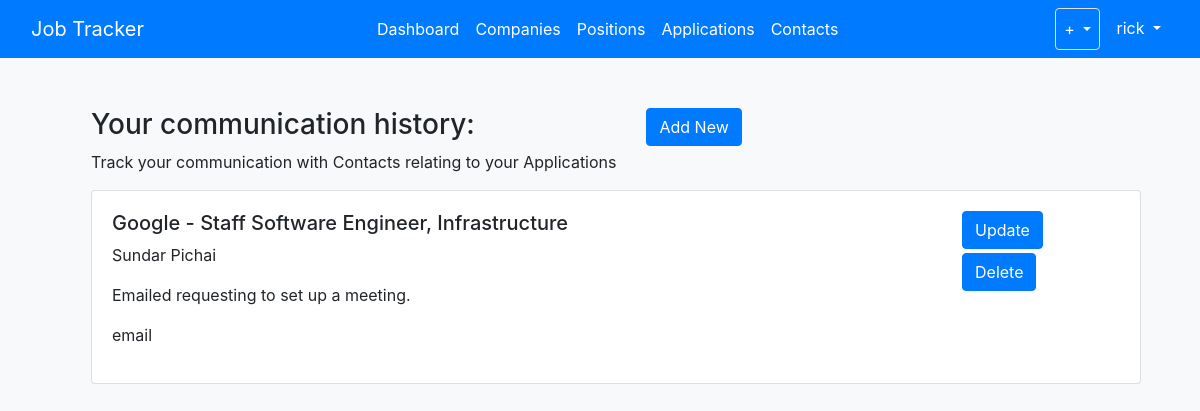
The page /communications/ (signed in) on the database its author committed.
### jobs/models.py (models this page shows, shortened)
class Communication(models.Model):
	user = models.ForeignKey(
		User,
		on_delete=models.CASCADE,
		default=1
		)
	application = models.ForeignKey(
		Application,
		on_delete=models.CASCADE
		)
	contact = models.ForeignKey(
		Contact,
		on_delete=models.CASCADE
		)
	date = models.DateField(null=True, blank=True)
	method = models.CharField(choices=[('phone','Phone'), ('email','Email'), ('meeting','Meeting'),], max_length=100, null=True)
	notes = models.TextField(null=True, blank=True)

class Application(models.Model):
	user = models.ForeignKey(
		User,
		on_delete=models.CASCADE,
		default=1
		)
	position = models.ForeignKey(
		Position,
		on_delete=models.CASCADE
		)
	date_started = models.DateField(null=True, blank=True)
	date_submitted = models.DateField(null=True, blank=True)
	email_used = models.EmailField(null=True, blank=True, max_length=128)
	offer = models.BooleanField()
	accepted = models.BooleanField()
	notes = models.TextField(null=True, blank=True)
	def __str__(self):
		company = self.position.company.name
		job_title = self.position.position_title
		return company + ' - ' + job_title

class Position(models.Model):
	INDUSTRY_SKILL = [
		('Java', 'Java'),
		('C++', 'C++'),
		('Algorithm Design', 'Algorithm Design'),
		('Object Oriented', 'Object Oriented'),
		('Kubernetes', 'Kubernetes')
	]
	user = models.ForeignKey(
		User,
		on_delete=models.CASCADE,
		default=1
		)
	company = models.ForeignKey(
		Company,
		on_delete=models.CASCADE
		)
	position_title = models.CharField(max_length=100)
	position_url = models.URLField(max_length=300, null=True)
	date_opened = models.DateField(null=True)
	date_closed = models.DateField(null=True, blank=True, default='')
	skills = models.CharField(choices=INDUSTRY_SKILL, max_length=100) # Need to look into multiple selection
	job_description = models.TextField(null=True)

class Company(models.Model):
	INDUSTRY_CHOICES = [
		('tech', 'Tech'),
		('ecommerce', 'Ecommerce'),
		('healthcare', 'Healthcare'),
		('pharma', 'Pharmaceutical'),
		('aerospace', 'Aerospace'),
		('fintech', 'FinTech'),
		('nonprofit', 'Nonprofit'),
		('defense', 'Defense'),
		('other', 'Other'),
	]
	user = models.ForeignKey(
		User,
		on_delete=models.CASCADE,
		default=1)
	name = models.CharField(max_length=100)
	careers_url = models.URLField(max_length=300, null=True, blank=True)
	industry = models.CharField(choices=INDUSTRY_CHOICES, max_length=100, null=True, blank=True)

class Contact(models.Model):
	user = models.ForeignKey(
		User,
		on_delete=models.CASCADE,
		default=1
		)
	first_name = models.CharField(max_length=100)
	last_name = models.CharField(max_length=100)
	email = models.EmailField(null=True, blank=True, max_length=128)
	phone_number = models.IntegerField(null=True, blank=True)
	notes = models.TextField(null=True, blank=True)
	def __str__(self):
		return self.first_name + ' ' + self.last_name

### jobs/views.py (the view)
# urls.py: path('communications/', CommunicationListView.as_view(), name='jobs-list-communications'),
class CommunicationListView(LoginRequiredMixin, ListView):
    model = Communication
    template_name = 'jobs/communications.html'
    context_object_name = 'comms'
    fields = ['application', 'contact', 'date', 'method', 'notes']

### jobs/templates/jobs/communications.html (shortened to what this page needs)
{% extends "jobs/base.html" %}
{% block content %}
<div class="container h-100 mt-5">
	<div class="container positions ml-3 mb-5">
		<div class="row mt-3">
			<div class="col-md-auto">
				<h3>Your communication history:</h3>
				<p>Track your communication with Contacts relating to your Applications</p>
			</div>
			<div class="col-md-2">
				<a class="btn btn-primary" href="{% url 'jobs-new-communication' %}" role="button">Add New</a>
			</div>
		</div>
		{% for comm in comms %}
		<div class="card mb-3">
			<div class="card-body">
				<div class="row">
					<div class="col-md-10">
						<h5 class="card-title mb-2">{{ comm.application }}</h5>
						<p>{{ comm.contact }}</p>
						<p>{{ comm.notes }}</p>
						<p>{{ comm.method }}</p>
					</div>
					<div class="col-md-2 align-content-stretch">
						<div class="row mb-1">
							<a class="btn btn-primary" href="{% url 'jobs-update-communication' comm.id %}" role="button">Update</a>
						</div>
						<div class="row mb-1">
							<a class="btn btn-primary" href="{% url 'jobs-delete-communication' comm.id %}" role="button">Delete</a>
						</div>
					</div>
				</div>
			</div>
		</div>
		{% endfor %}
	</div>
</div>
{% endblock content %}

### jobs/templates/jobs/base.html (shortened to what this page needs)
{% load static %}
<!DOCTYPE html>
<html>
<head>
    <link rel="stylesheet" href="https://cdn.jsdelivr.net/npm/bootstrap@4.5.3/dist/css/bootstrap.min.css">
    <link rel="stylesheet" type="text/css" href="{% static 'jobs/style.css' %}">
</head>
<body class="h-100 bg-light">
	<nav class="navbar navbar-expand-lg navbar-dark bg-primary fixed-top">
		<div class="container-fluid">
			<a class="navbar-brand" href="/">Job Tracker</a>
			<div class="collapse navbar-collapse" id="expandMenu">
				<ul class="navbar-nav mr-auto">
					{% if request.user.is_authenticated %}
					<li class="nav-item">
						<a class="nav-link active" aria-current="page" href="/">Dashboard</a>
					</li>
					<li class="nav-item">
						<a class="nav-link active" href="{% url 'jobs-companies' %}">Companies</a>
					</li>
					<li class="nav-item">
						<a class="nav-link active" href="{% url 'jobs-list-positions' %}">Positions</a>
					</li>
					<li class="nav-item">
						<a class="nav-link active" href="{% url 'jobs-list-applications' %}">Applications</a>
					</li>
					<li class="nav-item">
						<a class="nav-link active" href="/contacts">Contacts</a>
					</li>
					{% endif %}
				</ul>
				<ul class="navbar-nav">
					{% if request.user.is_authenticated %}
					<li class="dropdown border rounded">
						<a class="nav-link active dropdown-toggle" href="#" id="navbarDropdownMenuLink" role="button" data-bs-toggle="dropdown" aria-expanded="false"> + </a>
					</li>
					<li class="dropdown ml-2">
						<a class="nav-link active dropdown-toggle" href="#" id="navbarDropdownMenuLink" role="button" data-bs-toggle="dropdown" aria-expanded="false"> {{ request.user.username }} </a>
					</li>
					{% endif %}
				</ul>
			</div>
		</div>
	</nav>
	<div class="container bg-light rounded">
		{% block content %}{% endblock %}
	</div>
</body>
</html>

### jobs/static/jobs/style.css (style rules this page uses)
body { padding-top: 60px; }

### rows shown on the page
Communication: application "Google - Staff Software Engineer, Infrastructure", contact "Sundar Pichai", notes "Emailed requesting to set up a meeting.", method "email"

### other values the page prints
{{ request.user.username }} "rick"
